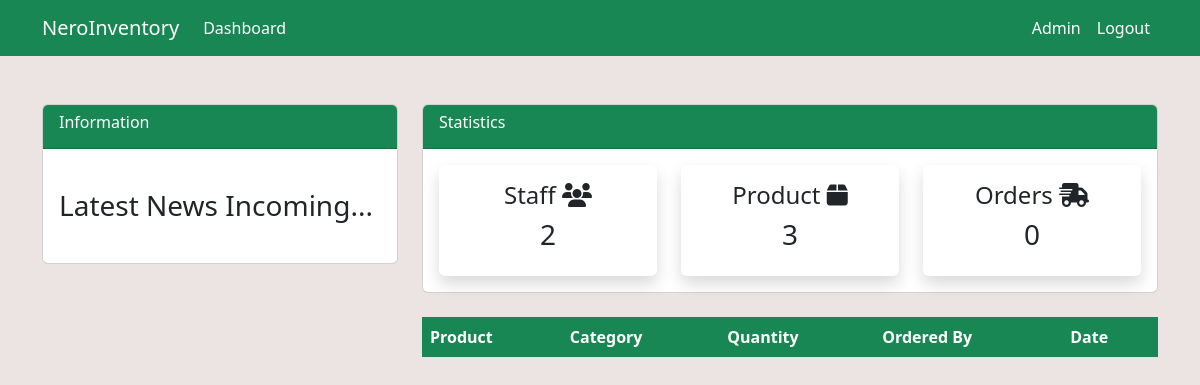
/orders/ (signed in), run on an earlier commit of the app's database.
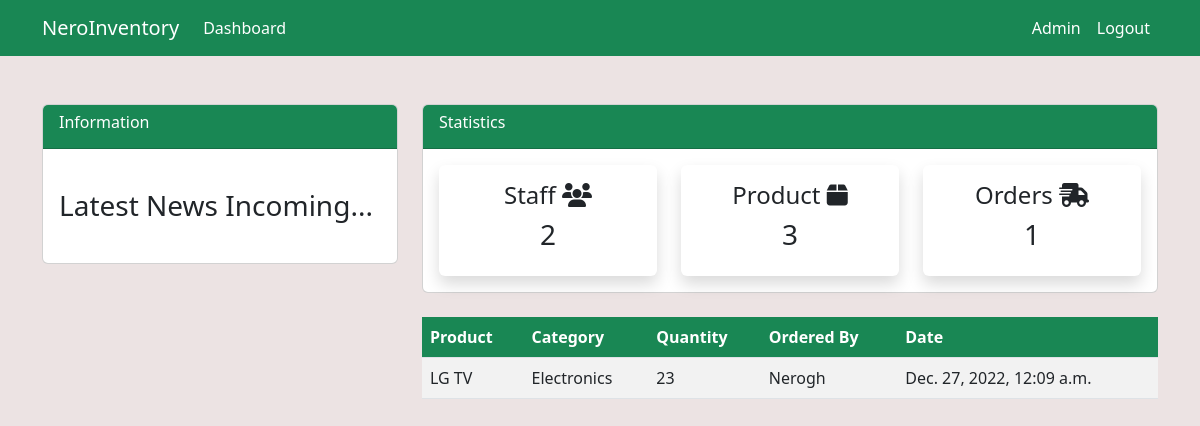
And on a later commit of the database.
### dashboard/models.py (models this page shows, shortened)
class Order(models.Model):
    product = models.ForeignKey(Product,on_delete=models.CASCADE)
    staff = models.ForeignKey(User,on_delete=models.CASCADE)
    order_quantity = models.PositiveBigIntegerField(null=True)
    date = models.DateTimeField(auto_now_add=True)
    class Meta:
        verbose_name_plural="Order" #Customize table name

class Product(models.Model):
    name=models.CharField(max_length=255,null=True,blank=True)
    category=models.CharField(max_length=255,choices=Category,null=True,blank=True)
    quantity=models.PositiveBigIntegerField(null=True,blank=True)
    class Meta:
        verbose_name_plural="Product"

### dashboard/views.py (the view)
# urls.py: path('orders/', views.orders,name='dashboard-orders'),
@login_required
def orders(request):
    orders = Order.objects.all()
    orders_count = Order.objects.all().count()
    items_count=Product.objects.all().count()
    workers_count = User.objects.all().count()
    context={
        'orders':orders,
        'orders_count':orders_count,
        'items_count':items_count,
        'workers_count':workers_count,
    }
    return render(request,'dashboard/orders.html',context)

### templates/dashboard/orders.html (shortened to what this page needs)
{% extends 'partials/_base.html' %}
{% block content %}
{% include 'partials/_topbar.html' %}
<div class="container my-4">
  <div class="row">
    <div class="col-md-4"></div>
    <div class="col-md-8">
      <table class="table table-striped bg-white 5">
        <thead class="bg-success text-white">
          <tr>
            <th scope="col">Product</th>
            <th scope="col">Category</th>
            <th scope="col">Quantity</th>
            <th scope="col">Ordered By</th>
            <th scope="col">Date</th>
          </tr>
        </thead>
        <tbody>
          {% for order in orders %}
          <tr>
            <td class="text-capitalize" scope="row">{{order.product.name}}</td>
            <td class="text-capitalize">{{order.product.category}}</td>
            <td>{{order.order_quantity}}</td>
            <td class="text-capitalize">{{order.staff.username}}</td>
            <td>{{order.date}}</td>
          </tr>
          {% endfor %}
        </tbody>
      </table>
    </div>
  </div>
</div>
{% endblock content %}

What changed in the data, as far as the page shows it:
added Order: product.name "LG TV", product.category "Electronics", order_quantity "23", staff.username "Nerogh", date "Dec. 27, 2022, 12:09 a.m."
Also different on the page:
{{ orders_count }}: "0" → "1"
